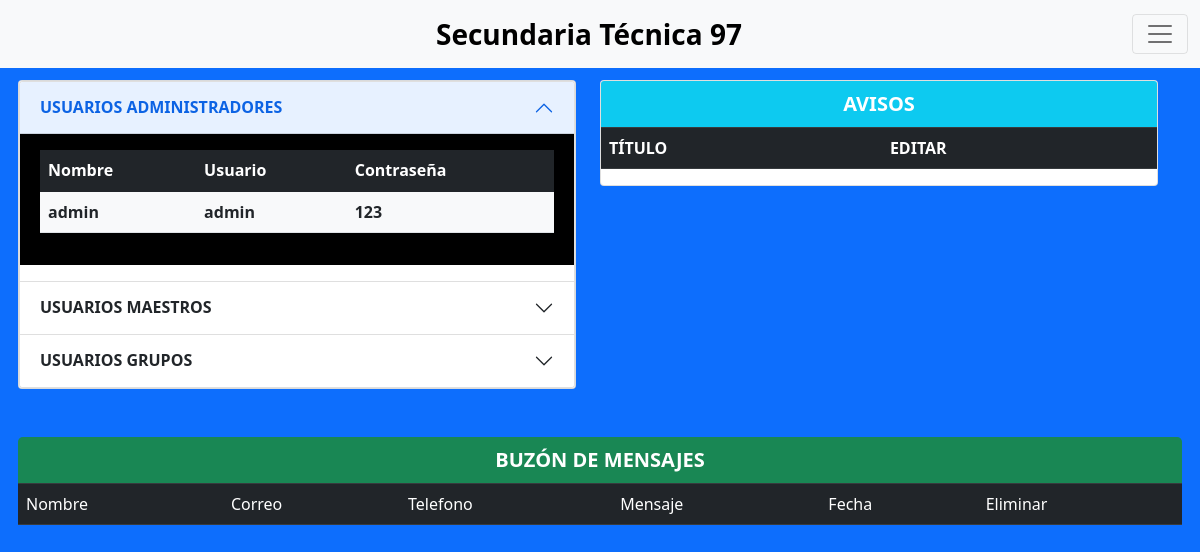
Screenshot of /menu/usuarios/administrador/panel.php (signed in) with the database file from the repository.
### tables this page shows
CREATE TABLE `usuarios` (
  `idusuario` int(11) NOT NULL,
  `nombrecompleto` varchar(250) NOT NULL,
  `nombreu` varchar(250) NOT NULL,
  `contrau` varchar(250) NOT NULL,
  `idtipousuario` int(11) NOT NULL
);

### menu/usuarios/administrador/panel.php (the view, shortened to what this page needs)
<?php
include("../conexion.php");
$usuarios = "SELECT u.idusuario,
            u.nombrecompleto,
            u.nombreu,
            u.contrau,
            t.tipousuario
            FROM usuarios AS u
            INNER JOIN tipo_usuario AS t
            ON u.idtipousuario=t.idtipousuario
            WHERE u.idtipousuario=1
            ORDER BY u.nombrecompleto";
$resultadousuariosa = $conexion->query($usuarios);
?>
<!DOCTYPE html>
<html lang="es">
<head>
    <link rel="stylesheet" href="../../../css/bootstrap.min.css">
    <link rel="stylesheet" href="../../../css/style.css">
</head>
<body class=" bg-primary ">
    <nav class="navbar navbar-light bg-light fixed-top">
        <div class="container-fluid">
            <a class="navbar-brand fs-3 fw-bold text-black" href="#">Secundaria Técnica 97</a>
            <button class="navbar-toggler" type="button" data-bs-toggle="offcanvas" data-bs-target="#offcanvasNavbar" aria-controls="offcanvasNavbar">
                <span class="navbar-toggler-icon"></span>
            </button>
        </div>
    </nav>
    <main class="antescontenedorcss">
        <div class="contenedorcss">
            <div class="row row-cols-1 row-cols-md-2 g-4 w-100">
                <div class="col">
                    <div class="card bg-light text-black ">
                        <div class="accordion w-100 mx-auto" id="accordionExample">
                            <div class="accordion-item">
                                <h2 class="accordion-header" id="headingOne">
                                    <button class="accordion-button" type="button" data-bs-toggle="collapse" data-bs-target="#collapseOne" aria-expanded="true" aria-controls="collapseOne">
                                        <b>USUARIOS ADMINISTRADORES</b>
                                    </button>
                                </h2>
                                <div id="collapseOne" class="accordion-collapse collapse show" aria-labelledby="headingOne" data-bs-parent="#accordionExample">
                                    <div class=" accordion-body bg-black text-light fw-bold mx-auto table table-responsive">
                                        <table class="table bg-light">
                                            <thead class="table-dark table align-middle">
                                                <tr>
                                                    <td>Nombre</td>
                                                    <td>Usuario</td>
                                                    <td>Contraseña</td>
                                                </tr>
                                            </thead>
                                            <tbody>
                                                <?php
                                                while ($regusuario = $resultadousuariosa->fetch_array(MYSQLI_BOTH)) {
                                                    echo "
    <tr>
        <td>" . $regusuario['nombrecompleto'] . "</td>
        <td>" . $regusuario['nombreu'] . "</td>
        <td>" . $regusuario['contrau'] . "</td>
    </tr>";
                                                }
                                                ?>
                                            </tbody>
                                        </table>
                                    </div>
                                </div>
                            </div>
                            <div class="accordion-item">
                                <h2 class="accordion-header" id="headingTwo">
                                    <button class="accordion-button collapsed" type="button" data-bs-toggle="collapse" data-bs-target="#collapseTwo" aria-expanded="false" aria-controls="collapseTwo">
                                        <b>USUARIOS MAESTROS</b>
                                    </button>
                                </h2>
                            </div>
                            <div class="accordion-item">
                                <h2 class="accordion-header" id="headingThree">
                                    <button class="accordion-button collapsed" type="button" data-bs-toggle="collapse" data-bs-target="#collapseThree" aria-expanded="false" aria-controls="collapseThree">
                                        <b>USUARIOS GRUPOS</b>
                                    </button>
                                </h2>
                            </div>
                        </div>
                    </div>
                </div>
                <div class="col">
                    <div class="card text-truncate">
                    <table class="table">
						<thead class="table-dark">
							<tr>
								<td class="bg-info fs-5 fw-bold text-center" colspan="8"> AVISOS </td>
							</tr>
							<tr>
								<th>TÍTULO</th>
								<th>EDITAR</th>
							</tr>
						</thead>
					</table>
                    </div>
                </div>
            </div>
            <div class="table-responsive rounded-3 mx-auto mt-5 text-truncate">
                <table class="table">
                    <thead class="table-dark">
                        <tr>
                            <td class="bg-success fs-5 fw-bold text-center" colspan="6">BUZÓN DE MENSAJES</td>
                        </tr>
                        <tr>
                            <td>Nombre</td>
                            <td>Correo</td>
                            <td>Telefono</td>
                            <td>Mensaje</td>
                            <td>Fecha</td>
                            <td>Eliminar</td>
                        </tr>
                    </thead>
                </table>
            </div>
        <br><br>
        </div>
    </main>
</body>
</html>

### css/style.css (style rules this page uses)
.antescontenedorcss { padding-top: 5rem; }
.contenedorcss { width: 97%; max-width: 100%; margin: 0 auto; border-radius: 4px; }

### rows the page displays
usuarios: nombrecompleto "admin", nombreu "admin", contrau "123"
